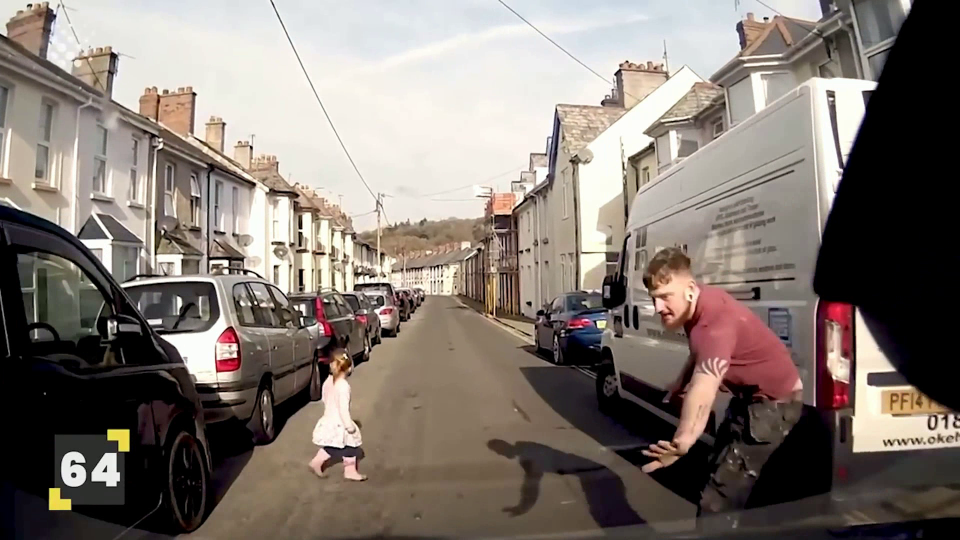
#> input picture data/sanity/input/video_0153.png, 1920 x 1080 px, found by its file name (shown at 1/2 size)
$ python downsize_image.py
#> lines starting #> are read from the running program, lines starting #| are printed output that depends on the picture
import cv2

def downsize_image(image_path, down_proc=None, size=None):
#> called with image_path = 'data/sanity/input/video_0153.png', size = (420, 280)
    image = cv2.imread(image_path)
#> image is the input picture: shape (1080, 1920, 3); mean B, G, R 113, 120, 129.7

    image = cv2.resize(image, size)
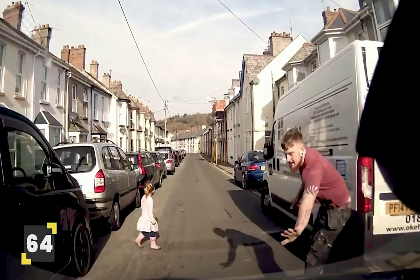
#> image: shape (280, 420, 3); mean B, G, R 113, 120, 129.7

    new_path = image_path.replace(".png", "_down.png")

    cv2.imwrite(new_path, image)

downsize_image(image_path="data/sanity/input/video_0153.png", size=(420, 280))
